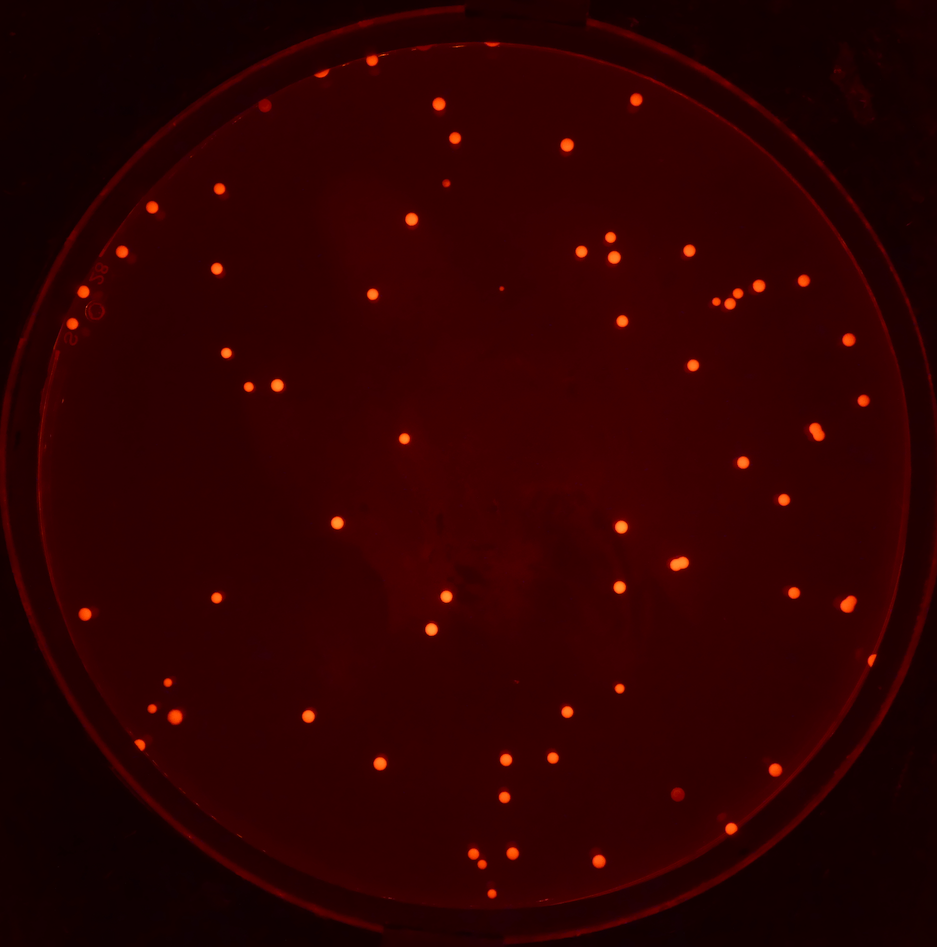
#> input picture MainBacteria-master/G.png, 937 x 947 px
$ python analC.py
#> lines starting #> are read from the running program, lines starting #| are printed output that depends on the picture; long printed decimals are rounded
#standard packages
from skimage import data
from skimage.feature import blob_dog, blob_log, blob_doh
from skimage.color import rgb2gray
import numpy as np
import pickle
from PIL import Image, ImageDraw, ImageFont
import numpy as np
from matplotlib.image import imread
from matplotlib.patches import Circle
import imageio
import math
from math import sqrt
import matplotlib.pyplot as plt
import matplotlib.pyplot as plt2
import cv2
import sys
from pylab import figure, text, scatter, show
import os

#intialize lists
DogBlob = []
pixels = []
pixeList = []
Global = []
GlobalNLB = []
colorList = []
trackList = []
#files to be analyzed
files = ['G.png']

def points_in_circle_np(radius, x0, y0):
    ''' Given the center and radius collect all the points that lie inside the given circle'''
    x_ = np.arange(x0 - radius - 1, x0 + radius + 1, dtype=int)
    y_ = np.arange(y0 - radius - 1, y0 + radius + 1, dtype=int)
    x, y = np.where((x_[:,np.newaxis] - x0)**2 + (y_ - y0)**2 <= radius**2)
    for x, y in zip(x_[x], y_[y]):
        pixeList.append((x,y))
    return pixeList

def normalizeCirc(xb,yb,x00,y00,InsideBlobList):
   normalizedBlobList = []
   for blob in InsideBlobList:
      ys,xs,rs = blob
      xd = xs - xb/2
      yd = ys - yb/2
      xn = x00 + xd
      yn = y00 + yd
      normalizedBlobList.append((yn,xn,rs))
   return normalizedBlobList


def draw_on_fig(Glist,GNBL,CL,TL):
   fNamePath = 'G.png'
   img = plt.imread(fNamePath)
   im = Image.open(fNamePath)
   width,height = im.size
   figO,axO = plt.subplots(1,figsize = (width/100,height/100))
   axO.imshow(img)
   idx = 0
   for G in Glist:
      if len(GNBL[idx]) == 0 and TL[idx] == 1:
         if CL[idx] == ['BGD']:
            clr = 'yellow'
         elif CL[idx] == ['NP']:
            clr = 'blue'
         else :
            clr =  'red'
         x00,y00,r00,MCH,NP,BGD,bigC,nbsl,counti,BSL = G
         circ = Circle((x00, y00), r00, color = clr, linewidth=2, fill=False)
         axO.add_patch(circ)
      idx += 1

   flat_list = [item for sublist in GNBL for item in sublist]
   secondblobList = []
   for i in range(len(CL)):
      if TL[i] != 1 :
         secondblobList.append(CL[i])
   flatSecondblobList = [item for sublist in secondblobList for item in sublist]
   idx2 = 0
   for lyst in flat_list:
      if flatSecondblobList[idx2] == 'BGD' :
         clr2 = 'yellow'
      elif flatSecondblobList[idx2] == 'NP' :
         clr2 = 'blue'
      else :
         clr2 = 'red'
      yst,xst,rst = lyst
      Scirc = Circle((xst, yst), rst, color = clr2, linewidth=2, fill=False)
      axO.add_patch(Scirc)
      idx2 += 1

   figO.savefig('fefewafewafewafew.png')

def colonyCounter(blobList,fyle,Maybe):
   ''' count colonies with relevant conditions and collect strings that correspond to how the colors of the circles will be labled in future funcitons'''
   bacList = []
   MCH = NP = BGD = 0
   MCT = NPT = BGT = 0
   im = Image.open(fyle)
   rgb_im = im.convert('RGB')
   for lyst in blobList:
      y,x,r = lyst
      try:
         red, green, blue= im.getpixel((int(x),int(y)))
      except:
         print('raised exception')
         red, green, blue= rgb_im.getpixel((int(x),int(y)))
      print('yxr and color')
      print(y,x,r)
      print(red,green,blue)
      if red > 210 and green > 40:
         MCH += 1
         print('MCH')
         bacList.append('MCH')
      elif red < 210 and red > 100 and  green >= 0 and green < 40:
         NP += 1
         print('NP')
         bacList.append('NP')
      else :
         BGD += 1
         print('BGD')
         bacList.append('BGD')
   return MCH, NP, BGD,bacList

def blobDetector(fNamePath,T):
   img = plt.imread(fNamePath)
   #threshold image by converting it to greyscale
   image_gray = rgb2gray(img)
   #read file again. This opening is specifically used to run the file through the blob detection function
   im = Image.open(fNamePath)
   width,height = im.size
   #change color spacr
   rgb_im = im.convert('RGB')
   blobs_dog = blob_dog(image_gray, max_sigma=50, threshold=.1)
    #blob_dog(image_gray, max_sigma=30, threshold=.1)
   blobs_dog[:, 2] = blobs_dog[:, 2] * sqrt(2)
   if T:
      blobs_dog = blobs_dog[0:3]
   return blobs_dog

def draw(count):
   print('im in draw')
   img = plt.imread("crop" + str(count) + ".jpg")
   image_gray = rgb2gray(img)
   im = Image.open("crop" + str(count) + ".jpg")
   width,height = im.size
   bloblist  = blob_dog(image_gray, max_sigma=50, threshold=.1)
   bloblist[:, 2] = bloblist[:, 2] * sqrt(2)
   fig,ax = plt.subplots(1)
   ax.imshow(img)
   for blob in bloblist :
      y,x,r = blob
      c = plt.Circle((x, y), r, color='yellow', linewidth=2, fill=False)
      center =  plt.Circle((x, y), 1, color='blue', linewidth=2, fill=True)
      ax.add_patch(c)
      ax.add_patch(center)
   fig.savefig('samlpe' + str(count) + '.png')


# analyze every file in files
for fNamePath in files:
   MCHb = NPb = BGDb = 0
   MCT = NPT = BGT = 0
   #make sure that the file that is being grabbed is a photograph
   if fNamePath.endswith(".png") or fNamePath.endswith(".jpg"):
      # tell the user which file is being processed
      print("processing" + ' ' +  fNamePath)
      DogBlob = blobDetector(fNamePath,True)
#> in blobDetector, img is the input picture: shape (947, 937, 4) float32; mean R, G, B, A 0.182, 0.00259, 0.00189, 1
#> in blobDetector, `image_gray = rgb2gray(img)`:
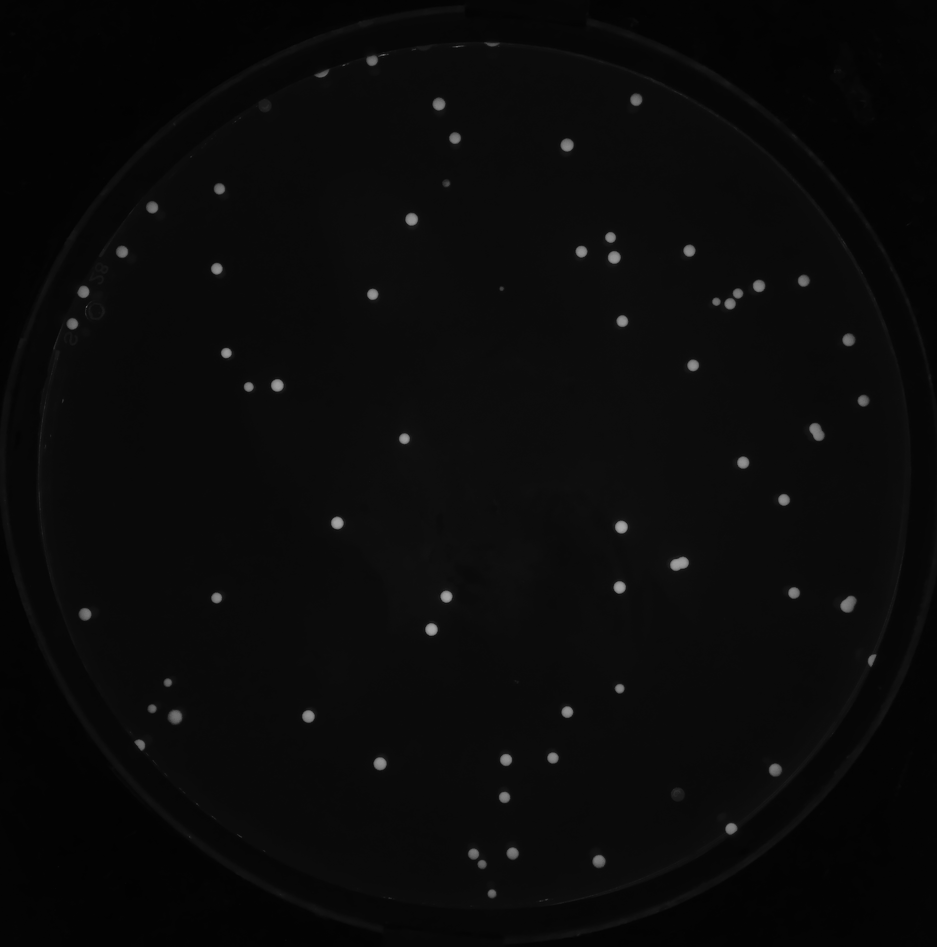
#> image_gray: shape (947, 937) float32; min 0.01, max 0.672, mean 0.0406
#> in blobDetector, `blobs_dog = blob_dog(image_gray, max_sigma=50, threshold=.1)`: blobs_dog = 65 rows, first 8: [527, 621, 4.1], [629, 431, 4.1], [523, 337, 4.1], [587, 619, 4.1], [385, 277, 4.1], [596, 446, 4.1], [353, 226, 2.56], [563, 679, 4.1]
#> in blobDetector, `blobs_dog = blobs_dog[0:3]`: blobs_dog = [[527, 621, 5.79], [629, 431, 5.79], [523, 337, 5.79]]
#> DogBlob has the same summary as blobs_dog in blobDetector
      print(DogBlob)
#| [[527.        621.          5.793]
#|  [629.        431.          5.793]
#|  [523.        337.          5.793]]
      #keep an index of what blob in blob log you're looping through
      blobC = 1
      #open images and convert their color coordinate spaces so the program can extract the rgb values subsequently
      im = Image.open(fNamePath)
      width,height = im.size
#> width = 937; height = 947
      rgb_im = im.convert('RGB')
      # process second iteration of blobs
      for puppy in DogBlob:
         print('processing blob' + ' ' +  str(blobC) + ' ' + 'of' + ' ' + str(len(DogBlob)) + ' ' + 'blobs' + ' ' +  'for photo' + ' ' + fNamePath)
#| processing blob 1 of 3 blobs for photo G.png
         #create a blank canvas in order to place the blobs on in order to eventually crop them.
         blank = Image.new('RGB', (6000,6000), color = (0, 0, 0))
#> blank: PIL image 6000x6000 RGB; every value is 0
         #This is the radius of a single blob on the receipt file
         y0,x0,radius = puppy
#> y0 = 527; x0 = 621; radius = 5.79
         # grab every pixel in each blob
         pixeList = points_in_circle_np(radius, x0, y0)
#> in points_in_circle_np, `x, y = np.where((x_[:,np.newaxis] - x0)**2 + (y_ - y0)**2 <= radius**2)`: x = 101 values from 2 to 12; y = 101 values, max 12 at index 33, min 2 at index 23, mean 7
#> the loop in points_in_circle_np, `for x, y in zip(x_[x], y_[y]):` made 101 passes
#> (x, y) on passes 1 to 12: (616, 525), (616, 526), (616, 527), (616, 528), (616, 529), (617, 523), (617, 524), (617, 525), (617, 526), (617, 527), (617, 528), (617, 529)
#> after the loop in points_in_circle_np, `for x, y in zip(x_[x], y_[y]):`: pixeList = 101 pairs, first value 616 to 626, second value 522 to 532
         #iterate through each pixel in a given blob
         for point in pixeList:
            xcirc,ycirc  = point
            #try to grab each pixel, if the pixel is on the edge of the photo and an exception is thrown change the location of pixel so its in the photo
            try :
               rred, ggreen, bblue = rgb_im.getpixel((int(xcirc),int(ycirc)))
            except :
               if xcirc >= width :
                  xcirc = width - 1
                  rred, ggreen, bblue = rgb_im.getpixel((int(xcirc),int(ycirc)))
               if ycirc >= height :
                  ycirc = height - 1
                  rred, ggreen, bblue = rgb_im.getpixel((int(xcirc),int(ycirc)))
            #put pixels on the canvas
            blank.putpixel( (int(xcirc),int(ycirc)), (rred, ggreen, bblue))
#> this loop made 101 passes
#> (rred, ggreen, bblue) on passes 1 to 12: (255, 109, 43), (255, 116, 43), (255, 116, 43), (255, 111, 45), (255, 102, 42), (255, 109, 38), (255, 126, 46), (254, 129, 48), (255, 134, 49), (255, 137, 48), (255, 133, 47), (255, 121, 38)
         blank.save("p" + str(blobC) + ".jpg")
         img = cv2.imread("p" + str(blobC) + ".jpg")
         #crop a rectangular box around the canvas that you are analyzing
         crop_img = img[int(y0-radius):int(y0+radius),int(x0-radius):int(x0+radius)]
         try:
            cv2.imwrite("crop" + str(blobC) + ".jpg", crop_img)
            cv2.waitKey(0)
            blob_dog2 = blobDetector("crop" + str(blobC) + ".jpg",False)
#> blob_dog2 = [[4, 4, 2.26], [10, 10, 5.79]]
         except:
            continue
         draw(blobC)
#> in draw, `bloblist  = blob_dog(image_gray, max_sigma=50, threshold=.1)`: bloblist = [[4, 4, 1.6], [10, 10, 4.1]]
#> the loop in draw, `for blob in bloblist :` made 2 passes
#> in draw, `fig.savefig('samlpe' + str(count) + '.png')`:
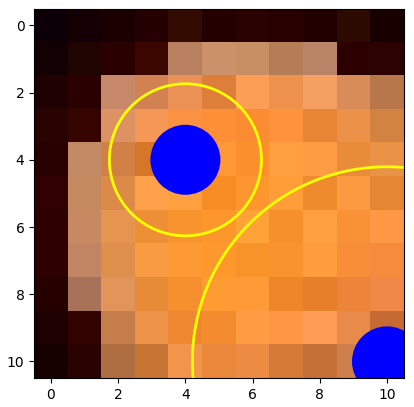
#> figure drawn by matplotlib, 1 panel
         #run cropped image through the blob detector
         # if the second iteration blob detector comes up empty then
         # count classify the original blob
         if len(blob_dog2) == 0:
            MCHE,NPE,GDPE,BLs = colonyCounter([puppy],fNamePath,True)
            trackList.append(1)
         else:
            print('puppy')
            print(puppy)
#| [527.        621.          5.793]
            print('blob_dog')
            print(blob_dog2)
#| [[ 4.          4.          2.263 ]
#|  [10.         10.          5.793]]
            MCH,NP,GDP,BLs = colonyCounter(blob_dog2,"crop" + str(blobC) + ".jpg",True)
#> the loop in colonyCounter, `for lyst in blobList:` made 2 passes
#> (y, x, r, red, green, blue, MCH) on pass 1: (4, 4, 2.26, 251, 146, 55, 1)
#> (y, x, r, red, green, blue, BGD) on pass 2: (10, 10, 5.79, 170, 99, 55, 1)
#| yxr and color
#| 4.0 4.0 2.263
#| 251 146 55
#| MCH
#| yxr and color
#| 10.0 10.0 5.793
#| 170 99 55
#| BGD
#> after the loop in colonyCounter, `for lyst in blobList:`: BGD = 1; NP = 0; bacList = ['MCH', 'BGD']
#> MCH = 1; NP = 0; GDP = 1; BLs = ['MCH', 'BGD']
            trackList.append(2)
         '''
         if len(blob_dog2) == 0 and 'MCH' in locals():
            MCT = MCH + MCHE
            NPT = NP + NPE
            BGT = GDP + GDPE
         elif 'MCH' in locals():
            MCT = MCH
            NPT = NP
            BGT = GDP
         else:
            MCT = MCHE
            NPT = NPE
            BGT = GDPE
         '''
         # get the dimensions of the cropped image
         imz = Image.open("crop" + str(blobC) + ".jpg")
         xb,yb = imz.size
#> xb = 11; yb = 11
         nbl = normalizeCirc(xb,yb,x0,y0,blob_dog2)
#> the loop in normalizeCirc, `for blob in InsideBlobList:` made 2 passes
#> (ys, xs, rs, xd, yd, xn, yn) on passes 1 to 2: (4, 4, 2.26, -1.5, -1.5, 619.5, 525.5), (10, 10, 5.79, 4.5, 4.5, 625.5, 531.5)
#> after the loop in normalizeCirc, `for blob in InsideBlobList:`: normalizedBlobList = [(525.5, 619.5, 2.26), (531.5, 625.5, 5.79)]
#> nbl = [(525.5, 619.5, 2.26), (531.5, 625.5, 5.79)]

         GlobalNLB.append(nbl)
         colorList.append(BLs)
         Global.append([x0,y0,radius,MCT,NPT,BGT,DogBlob,nbl,blobC,BLs])
         blobC += 1

finalcount = [item for sublist in colorList for item in sublist]
#> finalcount = ['MCH', 'BGD', 'MCH', 'BGD', 'MCH', 'BGD']
draw_on_fig(Global,GlobalNLB,colorList,trackList)
#> the loop in draw_on_fig, `for G in Glist:` made 3 passes
#> after the loop in draw_on_fig, `for G in Glist:`: idx = 3
#> in draw_on_fig, `flat_list = [item for sublist in GNBL for item in sublist]`: flat_list = [(525.5, 619.5, 2.26), (531.5, 625.5, 5.79), (628.5, 431.5, 3.62), (633.5, 435.5, 5.79), (521.5, 335.5, 2.26), (527.5, 341.5, 5.79)]
#> the loop in draw_on_fig, `for i in range(len(CL)):` made 3 passes
#> after the loop in draw_on_fig, `for i in range(len(CL)):`: secondblobList = [['MCH', 'BGD'], ['MCH', 'BGD'], ['MCH', 'BGD']]
#> in draw_on_fig, `flatSecondblobList = [item for sublist in secondblobList for item in s..`: flatSecondblobList = ['MCH', 'BGD', 'MCH', 'BGD', 'MCH', 'BGD']
#> the loop in draw_on_fig, `for lyst in flat_list:` made 6 passes
#> after the loop in draw_on_fig, `for lyst in flat_list:`: idx2 = 6
#> in draw_on_fig, `figO.savefig('fefewafewafewafew.png')`:
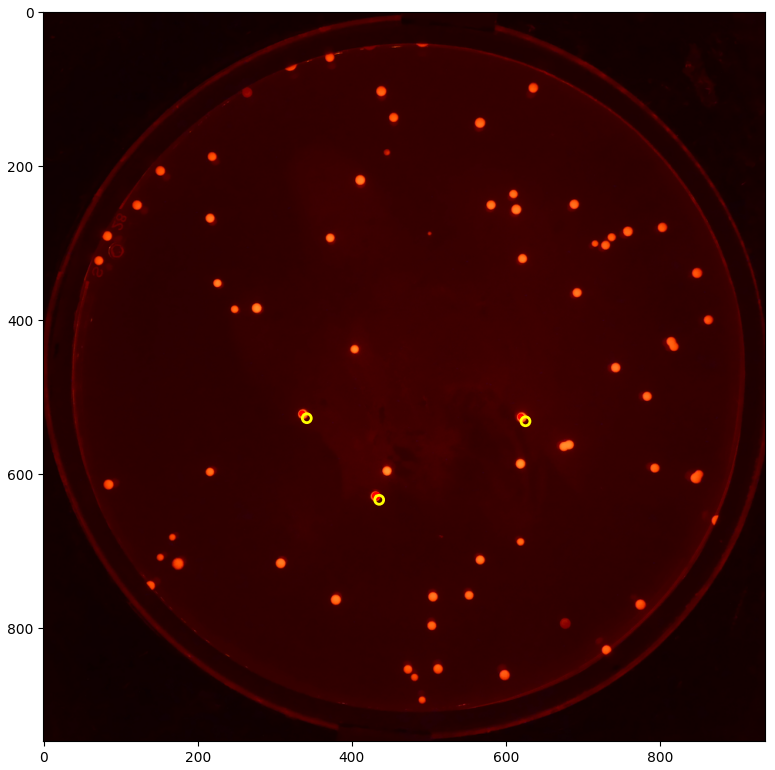
#> figure drawn by matplotlib, 1 panel
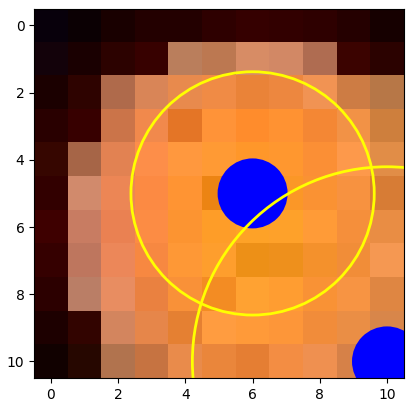
#> figure drawn by matplotlib, 1 panel
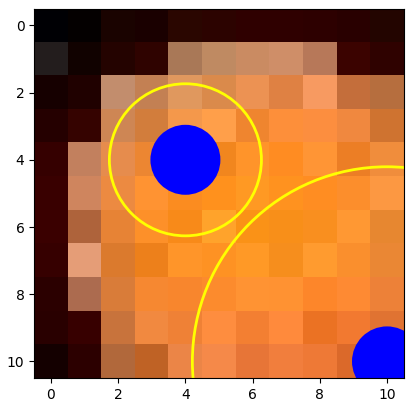
#> figure drawn by matplotlib, 1 panel
